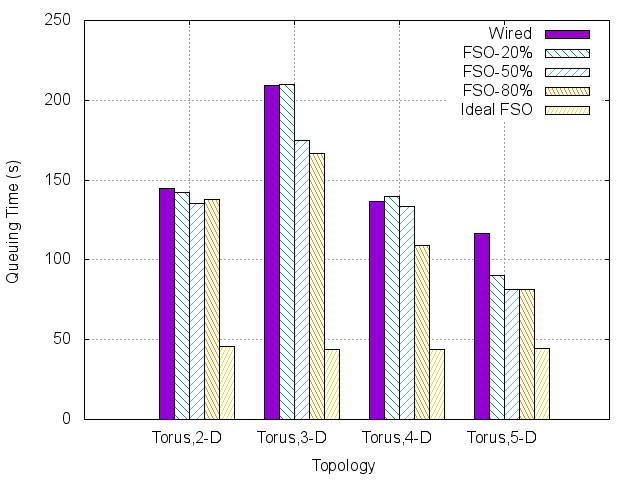

Reproduce this figure in gnuplot.
set yrange [0:250]
set key top right
set grid
set style data histograms
#set style fill solid 1.00 border -1
set style fill pattern 3 border -1
#set title "Queuing Time"
#set xtics rotate by -30
set xlabel "Topology"
set ylabel "Queuing Time (s)"

plot  'C:\Users\smallcat\Dropbox\eclipse\common_workspace\HPCSim\queuingtime.txt' using 2:xtic(1) title "Wired", '' using 3 title "FSO-20%", '' using 4 title "FSO-50%", '' using 5 title "FSO-80%", '' using 6 title "Ideal FSO"

#set terminal png         # gnuplot recommends setting terminal before output
#set output 'C:\Users\smallcat\Dropbox\eclipse\common_workspace\HPCSim\queuingtime.png'  

set term post eps color #"GothicBBB-Medium-RKSJ-H, 20"      
set output 'C:\Users\smallcat\Dropbox\eclipse\common_workspace\HPCSim\queuingtime.eps'  

replot
